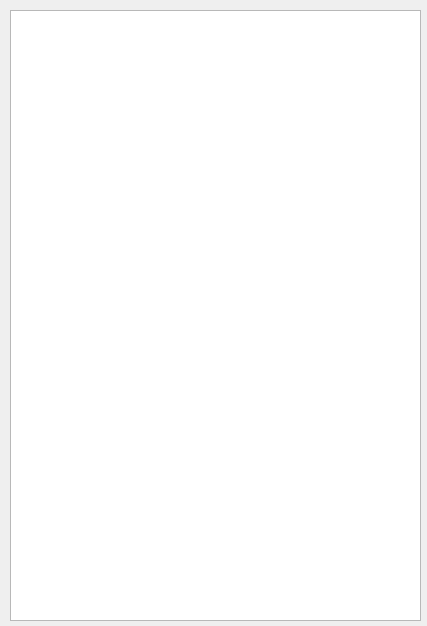
<?xml version="1.0" encoding="UTF-8"?>
<ui version="4.0">
 <class>SelectObjectTypeWindow</class>
 <widget class="QWidget" name="SelectObjectTypeWindow">
  <property name="geometry">
   <rect>
    <x>0</x>
    <y>0</y>
    <width>427</width>
    <height>626</height>
   </rect>
  </property>
  <property name="minimumSize">
   <size>
    <width>200</width>
    <height>300</height>
   </size>
  </property>
  <property name="windowTitle">
   <string>选择对象类型</string>
  </property>
  <property name="windowIcon">
   <iconset resource="orion2.qrc">
    <normaloff>:/images/unique32.png</normaloff>:/images/unique32.png</iconset>
  </property>
  <widget class="ObjectTreeWidget" name="treeWidget">
   <property name="geometry">
    <rect>
     <x>10</x>
     <y>10</y>
     <width>411</width>
     <height>611</height>
    </rect>
   </property>
   <attribute name="headerVisible">
    <bool>false</bool>
   </attribute>
   <column>
    <property name="text">
     <string notr="true">1</string>
    </property>
   </column>
  </widget>
 </widget>
 <customwidgets>
  <customwidget>
   <class>ObjectTreeWidget</class>
   <extends>QTreeWidget</extends>
   <header>objecttreewidget.h</header>
  </customwidget>
 </customwidgets>
 <resources>
  <include location="orion2.qrc"/>
 </resources>
 <connections/>
</ui>
